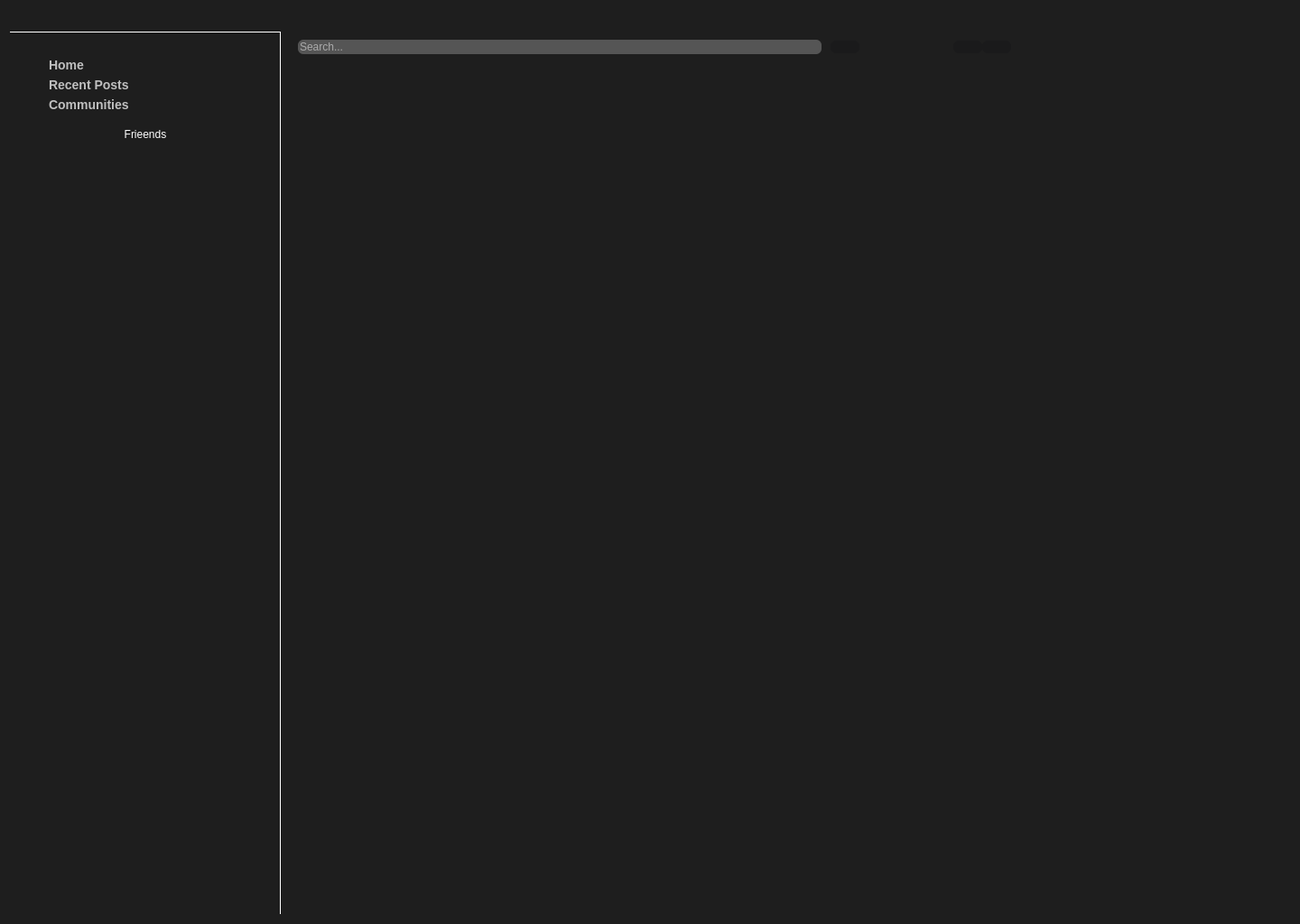
<?xml version="1.0" encoding="UTF-8"?>
<ui version="4.0">
 <class>DashBoardView</class>
 <widget class="QWidget" name="DashBoardView">
  <property name="geometry">
   <rect>
    <x>0</x>
    <y>0</y>
    <width>1440</width>
    <height>1024</height>
   </rect>
  </property>
  <property name="layoutDirection">
   <enum>Qt::LayoutDirection::LeftToRight</enum>
  </property>
  <property name="styleSheet">
   <string notr="true">background: #1E1E1E;</string>
  </property>
  <layout class="QVBoxLayout" name="mainVerticalLayout">
   <item>
    <widget class="QWidget" name="topNavBar" native="true">
     <property name="sizePolicy">
      <sizepolicy hsizetype="Preferred" vsizetype="Fixed">
       <horstretch>0</horstretch>
       <verstretch>0</verstretch>
      </sizepolicy>
     </property>
     <layout class="QHBoxLayout" name="topNavLayout">
      <item>
       <widget class="QFrame" name="frame">
        <property name="sizePolicy">
         <sizepolicy hsizetype="Preferred" vsizetype="Preferred">
          <horstretch>1</horstretch>
          <verstretch>0</verstretch>
         </sizepolicy>
        </property>
        <property name="frameShape">
         <enum>QFrame::Shape::StyledPanel</enum>
        </property>
        <property name="frameShadow">
         <enum>QFrame::Shadow::Raised</enum>
        </property>
       </widget>
      </item>
     </layout>
    </widget>
   </item>
   <item>
    <layout class="QHBoxLayout" name="mainLayout">
     <property name="spacing">
      <number>0</number>
     </property>
     <item>
      <widget class="QWidget" name="leftSideBar" native="true">
       <property name="sizePolicy">
        <sizepolicy hsizetype="Fixed" vsizetype="Preferred">
         <horstretch>0</horstretch>
         <verstretch>0</verstretch>
        </sizepolicy>
       </property>
       <property name="minimumSize">
        <size>
         <width>300</width>
         <height>0</height>
        </size>
       </property>
       <property name="maximumSize">
        <size>
         <width>300</width>
         <height>16777215</height>
        </size>
       </property>
       <property name="styleSheet">
        <string notr="true">border-color: rgb(195, 195, 195);
border-top:1px solid white;
border-right:1px solid white;</string>
       </property>
       <layout class="QVBoxLayout" name="sidebarLayout">
        <item>
         <widget class="QLabel" name="logoLabel">
          <property name="styleSheet">
           <string notr="true">color:white;
border:none;</string>
          </property>
          <property name="text">
           <string/>
          </property>
          <property name="pixmap">
           <pixmap>../../../images/logo.png</pixmap>
          </property>
         </widget>
        </item>
        <item>
         <layout class="QVBoxLayout" name="verticalLayout">
          <property name="bottomMargin">
           <number>12</number>
          </property>
          <item>
           <widget class="QLabel" name="label">
            <property name="styleSheet">
             <string notr="true">font-family: 'Raleway';
font-style: normal;
font-weight: 700;
font-size: 14px;
margin-left: 30px;
border:0px;
color: #C0C0C0;</string>
            </property>
            <property name="text">
             <string>Home</string>
            </property>
            <property name="alignment">
             <set>Qt::AlignmentFlag::AlignLeading|Qt::AlignmentFlag::AlignLeft|Qt::AlignmentFlag::AlignVCenter</set>
            </property>
           </widget>
          </item>
          <item>
           <widget class="QLabel" name="label_3">
            <property name="styleSheet">
             <string notr="true">font-family: 'Raleway';
font-style: normal;
font-weight: 700;
font-size: 14px;
margin-left: 30px;
border-color: rgb(195, 195, 195);
border:0px;;
color: #C0C0C0;</string>
            </property>
            <property name="text">
             <string>Recent Posts</string>
            </property>
           </widget>
          </item>
          <item>
           <widget class="QLabel" name="label_4">
            <property name="styleSheet">
             <string notr="true">font-family: 'Raleway';
font-style: normal;
font-weight: 700;
font-size: 14px;
margin-left: 30px;
border:0px;;
color: #C0C0C0;</string>
            </property>
            <property name="text">
             <string>Communities</string>
            </property>
           </widget>
          </item>
         </layout>
        </item>
        <item>
         <widget class="QLabel" name="label_2">
          <property name="minimumSize">
           <size>
            <width>256</width>
            <height>0</height>
           </size>
          </property>
          <property name="styleSheet">
           <string notr="true">color: rgb(255, 255, 255);
font: 600 14pt &quot;Segoe UI&quot;;
border:0px;;</string>
          </property>
          <property name="text">
           <string>Frieends</string>
          </property>
          <property name="alignment">
           <set>Qt::AlignmentFlag::AlignCenter</set>
          </property>
         </widget>
        </item>
        <item>
         <widget class="QFrame" name="frame_2">
          <property name="sizePolicy">
           <sizepolicy hsizetype="Preferred" vsizetype="Preferred">
            <horstretch>0</horstretch>
            <verstretch>1</verstretch>
           </sizepolicy>
          </property>
          <property name="styleSheet">
           <string notr="true">border:0px;;</string>
          </property>
          <property name="frameShape">
           <enum>QFrame::Shape::StyledPanel</enum>
          </property>
          <property name="frameShadow">
           <enum>QFrame::Shadow::Raised</enum>
          </property>
         </widget>
        </item>
       </layout>
      </widget>
     </item>
     <item>
      <widget class="QWidget" name="middleBar" native="true">
       <property name="sizePolicy">
        <sizepolicy hsizetype="Expanding" vsizetype="Preferred">
         <horstretch>1</horstretch>
         <verstretch>0</verstretch>
        </sizepolicy>
       </property>
       <property name="styleSheet">
        <string notr="true">background: transparent;
border:none;</string>
       </property>
       <layout class="QVBoxLayout" name="middleBarLayout">
        <property name="spacing">
         <number>0</number>
        </property>
        <item>
         <layout class="QHBoxLayout" name="horizontalLayout">
          <property name="spacing">
           <number>0</number>
          </property>
          <property name="bottomMargin">
           <number>0</number>
          </property>
          <item>
           <widget class="QLineEdit" name="searchBar">
            <property name="sizePolicy">
             <sizepolicy hsizetype="Fixed" vsizetype="Fixed">
              <horstretch>0</horstretch>
              <verstretch>0</verstretch>
             </sizepolicy>
            </property>
            <property name="minimumSize">
             <size>
              <width>600</width>
              <height>0</height>
             </size>
            </property>
            <property name="maximumSize">
             <size>
              <width>16777215</width>
              <height>38</height>
             </size>
            </property>
            <property name="styleSheet">
             <string notr="true">
border-radius: 6px;
background-color: rgb(85, 85, 85);
color:white;
margin-left:10px;
margin-right:10px;

</string>
            </property>
            <property name="frame">
             <bool>false</bool>
            </property>
            <property name="placeholderText">
             <string>Search...</string>
            </property>
           </widget>
          </item>
          <item>
           <widget class="QPushButton" name="pushButton_2">
            <property name="styleSheet">
             <string notr="true">background: #1A1A1B;
border-radius: 6px;</string>
            </property>
            <property name="text">
             <string/>
            </property>
            <property name="icon">
             <iconset>
              <normaloff>../../../images/ButtonNotificationImage.png</normaloff>../../../images/ButtonNotificationImage.png</iconset>
            </property>
            <property name="iconSize">
             <size>
              <width>35</width>
              <height>35</height>
             </size>
            </property>
           </widget>
          </item>
          <item>
           <widget class="QFrame" name="frame_3">
            <property name="sizePolicy">
             <sizepolicy hsizetype="Expanding" vsizetype="Preferred">
              <horstretch>0</horstretch>
              <verstretch>0</verstretch>
             </sizepolicy>
            </property>
            <property name="frameShape">
             <enum>QFrame::Shape::StyledPanel</enum>
            </property>
            <property name="frameShadow">
             <enum>QFrame::Shadow::Raised</enum>
            </property>
           </widget>
          </item>
          <item>
           <widget class="QPushButton" name="profileButton">
            <property name="styleSheet">
             <string notr="true">background: #1A1A1B;
border-radius: 6px;</string>
            </property>
            <property name="text">
             <string/>
            </property>
            <property name="icon">
             <iconset>
              <normaloff>../../../images/UserSettings.png</normaloff>../../../images/UserSettings.png</iconset>
            </property>
            <property name="iconSize">
             <size>
              <width>43</width>
              <height>43</height>
             </size>
            </property>
           </widget>
          </item>
          <item>
           <widget class="QPushButton" name="pushButton">
            <property name="styleSheet">
             <string notr="true">background: #1A1A1B;
border-radius: 6px;</string>
            </property>
            <property name="text">
             <string/>
            </property>
            <property name="icon">
             <iconset>
              <normaloff>../../../images/ProfileSettingsShortcut.png</normaloff>../../../images/ProfileSettingsShortcut.png</iconset>
            </property>
            <property name="iconSize">
             <size>
              <width>10</width>
              <height>25</height>
             </size>
            </property>
           </widget>
          </item>
         </layout>
        </item>
        <item>
         <widget class="QScrollArea" name="ContentPosts_ScrollArea">
          <property name="styleSheet">
           <string notr="true">border: none; background: transparent;</string>
          </property>
          <property name="widgetResizable">
           <bool>true</bool>
          </property>
          <property name="alignment">
           <set>Qt::AlignmentFlag::AlignCenter</set>
          </property>
          <widget class="QWidget" name="scrollAreaWidgetContents">
           <property name="geometry">
            <rect>
             <x>0</x>
             <y>0</y>
             <width>802</width>
             <height>917</height>
            </rect>
           </property>
           <layout class="QVBoxLayout" name="postsLayout">
            <property name="spacing">
             <number>20</number>
            </property>
            <property name="sizeConstraint">
             <enum>QLayout::SizeConstraint::SetNoConstraint</enum>
            </property>
           </layout>
          </widget>
         </widget>
        </item>
       </layout>
      </widget>
     </item>
     <item>
      <widget class="QWidget" name="rightSideBar" native="true">
       <property name="sizePolicy">
        <sizepolicy hsizetype="Fixed" vsizetype="Preferred">
         <horstretch>0</horstretch>
         <verstretch>0</verstretch>
        </sizepolicy>
       </property>
       <property name="minimumSize">
        <size>
         <width>300</width>
         <height>0</height>
        </size>
       </property>
       <property name="maximumSize">
        <size>
         <width>300</width>
         <height>16777215</height>
        </size>
       </property>
       <layout class="QVBoxLayout" name="rightsidebarLayout"/>
      </widget>
     </item>
    </layout>
   </item>
  </layout>
 </widget>
 <resources/>
 <connections/>
</ui>
